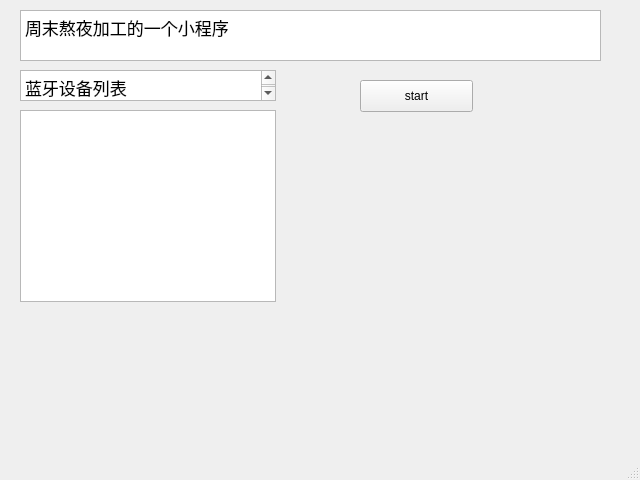
<?xml version="1.0" encoding="UTF-8"?>
<ui version="4.0">
 <class>MainWindow</class>
 <widget class="QMainWindow" name="MainWindow">
  <property name="geometry">
   <rect>
    <x>0</x>
    <y>0</y>
    <width>640</width>
    <height>480</height>
   </rect>
  </property>
  <property name="windowTitle">
   <string>MainWindow</string>
  </property>
  <widget class="QWidget" name="centralwidget">
   <widget class="QTextBrowser" name="textBrowser">
    <property name="geometry">
     <rect>
      <x>20</x>
      <y>10</y>
      <width>581</width>
      <height>51</height>
     </rect>
    </property>
    <property name="html">
     <string>&lt;!DOCTYPE HTML PUBLIC &quot;-//W3C//DTD HTML 4.0//EN&quot; &quot;http://www.w3.org/TR/REC-html40/strict.dtd&quot;&gt;
&lt;html&gt;&lt;head&gt;&lt;meta name=&quot;qrichtext&quot; content=&quot;1&quot; /&gt;&lt;style type=&quot;text/css&quot;&gt;
p, li { white-space: pre-wrap; }
&lt;/style&gt;&lt;/head&gt;&lt;body style=&quot; font-family:'.SF NS Text'; font-size:13pt; font-weight:400; font-style:normal;&quot;&gt;
&lt;p style=&quot; margin-top:0px; margin-bottom:0px; margin-left:0px; margin-right:0px; -qt-block-indent:0; text-indent:0px;&quot;&gt;周末熬夜加工的一个小程序&lt;/p&gt;&lt;/body&gt;&lt;/html&gt;</string>
    </property>
   </widget>
   <widget class="QListView" name="bList">
    <property name="geometry">
     <rect>
      <x>20</x>
      <y>110</y>
      <width>256</width>
      <height>192</height>
     </rect>
    </property>
   </widget>
   <widget class="QTextBrowser" name="textBrowser_2">
    <property name="geometry">
     <rect>
      <x>20</x>
      <y>70</y>
      <width>256</width>
      <height>31</height>
     </rect>
    </property>
    <property name="html">
     <string>&lt;!DOCTYPE HTML PUBLIC &quot;-//W3C//DTD HTML 4.0//EN&quot; &quot;http://www.w3.org/TR/REC-html40/strict.dtd&quot;&gt;
&lt;html&gt;&lt;head&gt;&lt;meta name=&quot;qrichtext&quot; content=&quot;1&quot; /&gt;&lt;style type=&quot;text/css&quot;&gt;
p, li { white-space: pre-wrap; }
&lt;/style&gt;&lt;/head&gt;&lt;body style=&quot; font-family:'.SF NS Text'; font-size:13pt; font-weight:400; font-style:normal;&quot;&gt;
&lt;p style=&quot; margin-top:0px; margin-bottom:0px; margin-left:0px; margin-right:0px; -qt-block-indent:0; text-indent:0px;&quot;&gt;蓝牙设备列表&lt;/p&gt;&lt;/body&gt;&lt;/html&gt;</string>
    </property>
   </widget>
   <widget class="QPushButton" name="startButton">
    <property name="geometry">
     <rect>
      <x>360</x>
      <y>80</y>
      <width>113</width>
      <height>32</height>
     </rect>
    </property>
    <property name="text">
     <string>start</string>
    </property>
   </widget>
  </widget>
  <widget class="QMenuBar" name="menubar">
   <property name="geometry">
    <rect>
     <x>0</x>
     <y>0</y>
     <width>640</width>
     <height>22</height>
    </rect>
   </property>
  </widget>
  <widget class="QStatusBar" name="statusbar"/>
 </widget>
 <resources/>
 <connections/>
</ui>
